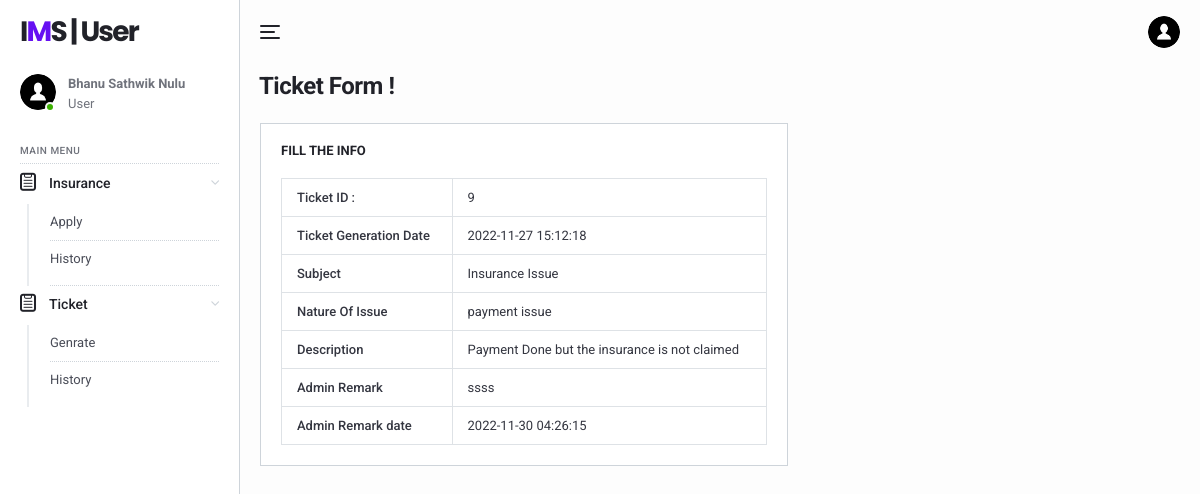
The page /IMS/user/ticket-view.php?ticid=9 (signed in) on the database its author committed.
### tables this page shows
CREATE TABLE `tbluser` (
  `ID` int(11) NOT NULL,
  `FullName` varchar(120) DEFAULT NULL,
  `ContactNo` bigint(10) DEFAULT NULL,
  `Email` varchar(120) DEFAULT NULL,
  `Gender` enum('Male','Female') DEFAULT NULL,
  `Password` varchar(120) DEFAULT NULL,
  `CreationDate` timestamp NOT NULL DEFAULT current_timestamp()
);

CREATE TABLE `tblticket` (
  `ID` int(11) NOT NULL,
  `UserId` int(25) DEFAULT NULL,
  `Subject` varchar(45) DEFAULT NULL,
  `NatureofIssue` varchar(120) DEFAULT NULL,
  `Description` varchar(120) DEFAULT NULL,
  `AdminRemark` varchar(120) DEFAULT NULL,
  `TicketGenerationDate` timestamp NULL DEFAULT current_timestamp(),
  `AdminRemarkdate` timestamp NULL DEFAULT NULL ON UPDATE current_timestamp()
);

### IMS/user/ticket-view.php (the view, shortened to what this page needs)
<?php
include('includes/dbconnection.php');
if (strlen($_SESSION['uid']==0)) {
  header('location:logout.php');
  } else{
  ?>
<!DOCTYPE html>
<html lang="en">
  <head>
    <link href="../lib/fontawesome-free/css/all.min.css" rel="stylesheet">
    <link href="../lib/ionicons/css/ionicons.min.css" rel="stylesheet">
    <link href="../lib/typicons.font/typicons.css" rel="stylesheet">
    <link href="../lib/morris.js/morris.css" rel="stylesheet">
    <link href="../lib/flag-icon-css/css/flag-icon.min.css" rel="stylesheet">
    <link href="../lib/jqvmap/jqvmap.min.css" rel="stylesheet">
    <link rel="stylesheet" href="../css/azia.css">
  </head>
  <body class="az-body az-body-sidebar">
<?php include_once('includes/sidebar.php');?>
    <div class="az-content az-content-dashboard-two">
<?php include_once('includes/header.php');?>
      <div class="az-content-header d-block d-md-flex">
        <div>
          <h2 class="az-content-title mg-b-5 mg-b-lg-8">Ticket Form !</h2>
        </div>
      </div>
      <div class="az-content-body">
        <div class="row row-sm mg-b-20 mg-lg-b-0">
          <div class="col-md-12 col-xl-7">
            <div class="card card-table-two">
              <h6 class="card-title"> Fill the Info</h6>
            <form method="post">
         <?php
$cid=$_GET['ticid'];
$ret=mysqli_query($con,"select * from tblticket where ID='$cid'");
while ($row=mysqli_fetch_array($ret)) {
?>
<table border="1" class="table table-bordered mg-b-0">
  <tr>
    <th>Ticket ID :</th>
    <td><?php  echo $row['ID'];?></td>
  </tr>
   <tr>
    <th>Ticket Generation Date</th>
    <td><?php  echo $row['TicketGenerationDate'];?></td>
  </tr>
<tr>
    <th>Subject</th>
    <td><?php  echo $row['Subject'];?></td>
  </tr>
<tr>
    <th>Nature Of Issue</th>
    <td><?php  echo $row['NatureofIssue'];?></td>
  </tr>
  <tr>
    <th>Description</th>
    <td><?php  echo $row['Description'];?></td>
  </tr>
  <tr>
    <th>Admin Remark</th>
    <td><?php
if($row['AdminRemark']==""){
  echo "No action taken yet";
} else {
      echo $row['AdminRemark'];
    }?></td>
  </tr>
  <tr>
    <th>Admin Remark date</th>
    <td>
<?php
if($row['AdminRemarkdate']==""){
  echo "No action taken yet";
} else {
      echo $row['AdminRemarkdate'];
    }?>
  </td>
  </tr>
</table>
<?php } ?>
</body>
</html>
<?php } ?>

### IMS/user/includes/sidebar.php
  <div class="az-sidebar">
      <div class="az-sidebar-header">
        <a href="#" class="az-logo">I<span>M</span>S | User</a>
      </div>
      <div class="az-sidebar-loggedin">
        <div class="az-img-user online"><img src="../img/user.png" alt=""></div>
        <div class="media-body">
             <?php
$uid=$_SESSION['uid'];
$ret=mysqli_query($con,"select FullName from tbluser where ID='$uid'");
$row=mysqli_fetch_array($ret);
$name=$row['FullName'];
?>
                  <span style="font-weight: bold"><?php echo $name; ?></span>
          <span>User</span>
        </div>
      </div>
      <div class="az-sidebar-body">
         <ul class="nav">
          <li class="nav-label">Main Menu</li>
          <li class="nav-item show">
            <a href="#" class="nav-link with-sub"><i class="typcn typcn-clipboard"></i>Insurance </a>
            <nav class="nav-sub">
              <a href="apply-forpolicy.php" class="nav-sub-link">Apply</a>
              <a href="policy-history.php" class="nav-sub-link">History</a>
            </nav>
          </li>
 <li class="nav-item show">
            <a href="#" class="nav-link with-sub"><i class="typcn typcn-clipboard"></i>Ticket </a>
            <nav class="nav-sub">
              <a href="tickets.php" class="nav-sub-link">Genrate</a>
              <a href="ticket-history.php" class="nav-sub-link">History</a>
            </nav>
          </li>
          </ul>
      </div>
    </div>

### rows shown on the page
tbluser: FullName "Bhanu Sathwik Nulu"
tblticket: ID "9", TicketGenerationDate "2022-11-27 15:12:18", Subject "Insurance Issue", NatureofIssue "payment issue", Description "Payment Done but the insurance is not claimed", AdminRemark "ssss", AdminRemarkdate "2022-11-30 04:26:15"
